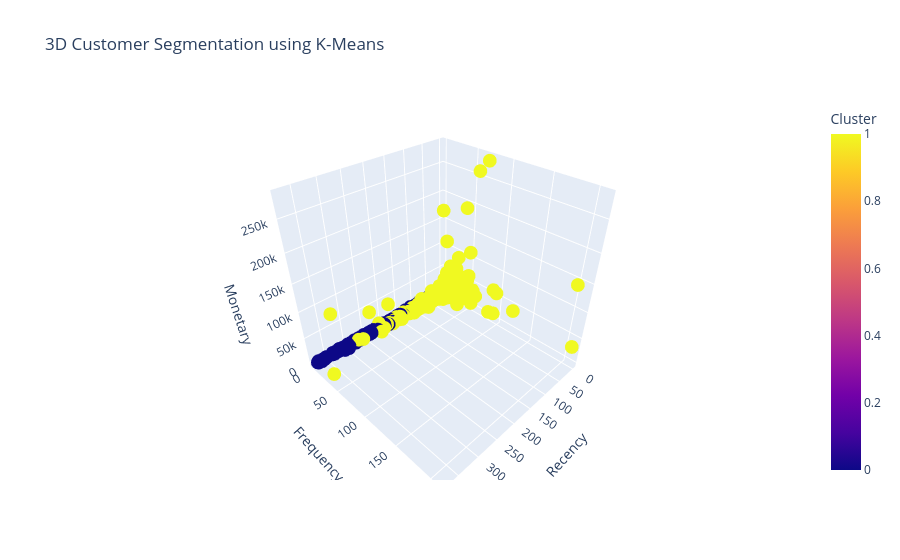

Notebook cell for this chart:
### Code cell
fig = px.scatter_3d(
    customer_data,
    x='Recency',
    y='Frequency',
    z='Monetary',
    color='Cluster',
    title='3D Customer Segmentation using K-Means',
    hover_data=['CustomerID']
)

fig.update_layout(
    scene=dict(
        xaxis_title='Recency',
        yaxis_title='Frequency',
        zaxis_title='Monetary'
    )
)

fig.show()

### Figure 1 — Plotly figure (JSON) as saved in the notebook; plotly's stock layout.template omitted (floating-point values rounded to 4 significant figures; data arrays with more than 128 entries replaced by an {"elided": "..."} marker saying what was removed)
{"data": [{"customdata": {"elided": "4338x1 int values"}, "hovertemplate": "Recency=%{x}<br>Frequency=%{y}<br>Monetary=%{z}<br>CustomerID=%{customdata[0]}<br>Cluster=%{marker.color}<extra></extra>", "legendgroup": "", "marker": {"color": {"elided": "4338 int values"}, "coloraxis": "coloraxis", "symbol": "circle"}, "mode": "markers", "name": "", "scene": "scene", "showlegend": false, "type": "scatter3d", "x": {"elided": "4338 int values"}, "y": {"elided": "4338 int values"}, "z": {"elided": "4338 float values"}}], "layout": {"coloraxis": {"colorbar": {"title": {"text": "Cluster"}}, "colorscale": [[0, "#0d0887"], [0.1111, "#46039f"], [0.2222, "#7201a8"], [0.3333, "#9c179e"], [0.4444, "#bd3786"], [0.5556, "#d8576b"], [0.6667, "#ed7953"], [0.7778, "#fb9f3a"], [0.8889, "#fdca26"], [1, "#f0f921"]]}, "legend": {"tracegroupgap": 0}, "scene": {"domain": {"x": [0, 1], "y": [0, 1]}, "xaxis": {"title": {"text": "Recency"}}, "yaxis": {"title": {"text": "Frequency"}}, "zaxis": {"title": {"text": "Monetary"}}}, "title": {"text": "3D Customer Segmentation using K-Means"}}}
